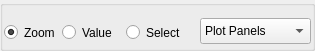
      <widget class="QGroupBox" name="groupBox" >
       <property name="geometry" >
        <rect>
         <x>0</x>
         <y>-18</y>
         <width>315</width>
         <height>51</height>
        </rect>
       </property>
       <property name="title" >
        <string/>
       </property>
       <property name="flat" >
        <bool>true</bool>
       </property>
       <widget class="QRadioButton" name="mouse_zoom" >
        <property name="geometry" >
         <rect>
          <x>4</x>
          <y>22</y>
          <width>101</width>
          <height>21</height>
         </rect>
        </property>
        <property name="toolTip" >
         <string>Change the cursor to zoom into the data</string>
        </property>
        <property name="whatsThis" >
         <string>Change the cursor to zoom into the data</string>
        </property>
        <property name="text" >
         <string>Zoom</string>
        </property>
        <property name="checked" >
         <bool>true</bool>
        </property>
       </widget>
       <widget class="QRadioButton" name="mouse_value" >
        <property name="geometry" >
         <rect>
          <x>62</x>
          <y>22</y>
          <width>101</width>
          <height>21</height>
         </rect>
        </property>
        <property name="toolTip" >
         <string>Give the (data) values at cursor position</string>
        </property>
        <property name="whatsThis" >
         <string>Give the (data) values at cursor position</string>
        </property>
        <property name="text" >
         <string>Value</string>
        </property>
       </widget>
       <widget class="QRadioButton" name="mouse_select" >
        <property name="geometry" >
         <rect>
          <x>126</x>
          <y>22</y>
          <width>101</width>
          <height>21</height>
         </rect>
        </property>
        <property name="text" >
         <string>Select</string>
        </property>
       </widget>
       <widget class="QComboBox" name="MouseSelectMode" >
        <property name="geometry" >
         <rect>
          <x>200</x>
          <y>18</y>
          <width>111</width>
          <height>26</height>
         </rect>
        </property>
        <property name="currentIndex" >
         <number>2</number>
        </property>
        <property name="maxVisibleItems" >
         <number>10</number>
        </property>
        <property name="maxCount" >
         <number>2147483646</number>
        </property>
        <item>
         <property name="text" >
          <string>Values</string>
         </property>
        </item>
        <item>
         <property name="text" >
          <string>Data Sets</string>
         </property>
        </item>
        <item>
         <property name="text" >
          <string>Plot Panels</string>
         </property>
        </item>
       </widget>
      </widget>
